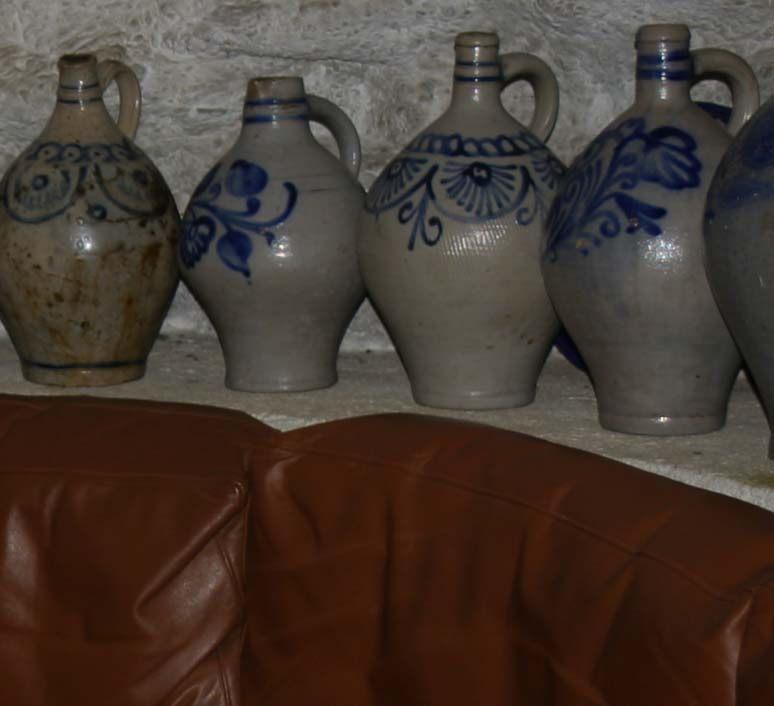
#> input picture data/flash_no_flash/cave01_00_flash.jpg, 774 x 706 px; the run also reads 1 picture not shown here
$ jupyter execute --allow-errors flash-no-flash_rep.ipynb   (shell and % lines are left out)   (older library calls are emulated)
#> lines starting #> are read from the running program, lines starting #| are printed output that depends on the picture; long printed decimals are rounded
### utils/common_utils.py
import torch
import torch.nn as nn
import torchvision
import sys

import numpy as np
from PIL import Image
import PIL
import numpy as np

import matplotlib.pyplot as plt

# [41 lines left out: functions crop_image, get_params, not called in this run]

def get_image_grid(images_np, nrow=8):
    '''Creates a grid from a list of images by concatenating them.'''
    images_torch = [torch.from_numpy(x) for x in images_np]
    torch_grid = torchvision.utils.make_grid(images_torch, nrow)

    return torch_grid.numpy()

def plot_image_grid(images_np, nrow =8, factor=1, interpolation='lanczos'):
    """Draws images in a grid

    Args:
        images_np: list of images, each image is np.array of size 3xHxW of 1xHxW
        nrow: how many images will be in one row
        factor: size if the plt.figure
        interpolation: interpolation used in plt.imshow
    """
    n_channels = max(x.shape[0] for x in images_np)
    assert (n_channels == 3) or (n_channels == 1), "images should have 1 or 3 channels"

    images_np = [x if (x.shape[0] == n_channels) else np.concatenate([x, x, x], axis=0) for x in images_np]

    grid = get_image_grid(images_np, nrow)

    plt.figure(figsize=(len(images_np) + factor, 12 + factor))

    if images_np[0].shape[0] == 1:
        plt.imshow(grid[0], cmap='gray', interpolation=interpolation)
    else:
        plt.imshow(grid.transpose(1, 2, 0), interpolation=interpolation)

    plt.show()

    return grid

def load(path):
    """Load PIL image."""
#> called with path = 'data/flash_no_flash/cave01_00_flash.jpg'
    img = Image.open(path)
#> img is the input picture: PIL image 774x706 RGB; mean R, G, B 69.4, 56.4, 48.1
    return img

def get_image(path, imsize=-1):
    """Load an image and resize to a cpecific size.

    Args:
        path: path to image
        imsize: tuple or scalar with dimensions; -1 for `no resize`
    """
    img = load(path)

    if isinstance(imsize, int):
        imsize = (imsize, imsize)

    if imsize[0]!= -1 and img.size != imsize:
        if imsize[0] > img.size[0]:
            img = img.resize(imsize, Image.BICUBIC)
        else:
            img = img.resize(imsize, Image.ANTIALIAS)

    img_np = pil_to_np(img)

    return img, img_np


# [36 lines left out: functions fill_noise, get_noise, not called in this run]

def pil_to_np(img_PIL):
    '''Converts image in PIL format to np.array.

    From W x H x C [0...255] to C x W x H [0..1]
    '''
    ar = np.array(img_PIL)

    if len(ar.shape) == 3:
        ar = ar.transpose(2,0,1)
    else:
        ar = ar[None, ...]

    return ar.astype(np.float32) / 255.

# [13 lines left out: function np_to_pil, not called in this run]

def np_to_torch(img_np):
    '''Converts image in numpy.array to torch.Tensor.

    From C x W x H [0..1] to  C x W x H [0..1]
    '''
    return torch.from_numpy(img_np)[None, :]

# [43 lines left out: functions torch_to_np, optimize, not called in this run]

### utils/sr_utils.py
from .common_utils import *

# [13 lines left out: function put_in_center, not called in this run]


def load_LR_HR_imgs_sr(fname, imsize, factor, enforse_div32=None):
    '''Loads an image, resizes it, center crops and downscales.

    Args:
        fname: path to the image
        imsize: new size for the image, -1 for no resizing
        factor: downscaling factor
        enforse_div32: if 'CROP' center crops an image, so that its dimensions are divisible by 32.
    '''
    img_orig_pil, img_orig_np = get_image(fname, -1)

    if imsize != -1:
        img_orig_pil, img_orig_np = get_image(fname, imsize)

    # For comparison with GT
    if enforse_div32 == 'CROP':
        new_size = (img_orig_pil.size[0] - img_orig_pil.size[0] % 32,
                    img_orig_pil.size[1] - img_orig_pil.size[1] % 32)
#> new_size = (768, 704)

        bbox = [
                (img_orig_pil.size[0] - new_size[0])/2,
                (img_orig_pil.size[1] - new_size[1])/2,
                (img_orig_pil.size[0] + new_size[0])/2,
                (img_orig_pil.size[1] + new_size[1])/2,
        ]
#> bbox = [3, 1, 771, 705]

        img_HR_pil = img_orig_pil.crop(bbox)
        img_HR_np = pil_to_np(img_HR_pil)
    else:
        img_HR_pil, img_HR_np = img_orig_pil, img_orig_np

    LR_size = [
               img_HR_pil.size[0] // factor,
               img_HR_pil.size[1] // factor
    ]
#> LR_size = [768, 704]

    img_LR_pil = img_HR_pil.resize(LR_size, Image.ANTIALIAS)
    img_LR_np = pil_to_np(img_LR_pil)

    print('HR and LR resolutions: %s, %s' % (str(img_HR_pil.size), str (img_LR_pil.size)))
#| HR and LR resolutions: (768, 704), (768, 704)

    return {
                'orig_pil': img_orig_pil,
                'orig_np':  img_orig_np,
                'LR_pil':  img_LR_pil,
                'LR_np': img_LR_np,
                'HR_pil':  img_HR_pil,
                'HR_np': img_HR_np
           }


# [26 lines left out: functions get_baselines, tv_loss, not called in this run]

### models/skip.py
import torch
import torch.nn as nn
from .common import *

def skip(
        num_input_channels=2, num_output_channels=3,
        num_channels_down=[16, 32, 64, 128, 128], num_channels_up=[16, 32, 64, 128, 128], num_channels_skip=[4, 4, 4, 4, 4],
        filter_size_down=3, filter_size_up=3, filter_skip_size=1,
        need_sigmoid=True, need_bias=True,
        pad='zero', upsample_mode='nearest', downsample_mode='stride', act_fun='LeakyReLU',
        need1x1_up=True):
    """Assembles encoder-decoder with skip connections.

    Arguments:
        act_fun: Either string 'LeakyReLU|Swish|ELU|none' or module (e.g. nn.ReLU)
        pad (string): zero|reflection (default: 'zero')
        upsample_mode (string): 'nearest|bilinear' (default: 'nearest')
        downsample_mode (string): 'stride|avg|max|lanczos2' (default: 'stride')

    """
    assert len(num_channels_down) == len(num_channels_up) == len(num_channels_skip)

    n_scales = len(num_channels_down)

    if not (isinstance(upsample_mode, list) or isinstance(upsample_mode, tuple)) :
        upsample_mode   = [upsample_mode]*n_scales

    if not (isinstance(downsample_mode, list)or isinstance(downsample_mode, tuple)):
        downsample_mode   = [downsample_mode]*n_scales

    if not (isinstance(filter_size_down, list) or isinstance(filter_size_down, tuple)) :
        filter_size_down   = [filter_size_down]*n_scales

    if not (isinstance(filter_size_up, list) or isinstance(filter_size_up, tuple)) :
        filter_size_up   = [filter_size_up]*n_scales

    last_scale = n_scales - 1

    cur_depth = None

    model = nn.Sequential()
    model_tmp = model

    input_depth = num_input_channels
    for i in range(len(num_channels_down)):

        deeper = nn.Sequential()
        skip = nn.Sequential()

        if num_channels_skip[i] != 0:
            model_tmp.add(Concat(1, skip, deeper))
        else:
            model_tmp.add(deeper)

        model_tmp.add(bn(num_channels_skip[i] + (num_channels_up[i + 1] if i < last_scale else num_channels_down[i])))

        if num_channels_skip[i] != 0:
            skip.add(conv(input_depth, num_channels_skip[i], filter_skip_size, bias=need_bias, pad=pad))
            skip.add(bn(num_channels_skip[i]))
            skip.add(act(act_fun))

        # skip.add(Concat(2, GenNoise(nums_noise[i]), skip_part))

        deeper.add(conv(input_depth, num_channels_down[i], filter_size_down[i], 2, bias=need_bias, pad=pad, downsample_mode=downsample_mode[i]))
        deeper.add(bn(num_channels_down[i]))
        deeper.add(act(act_fun))

        deeper.add(conv(num_channels_down[i], num_channels_down[i], filter_size_down[i], bias=need_bias, pad=pad))
        deeper.add(bn(num_channels_down[i]))
        deeper.add(act(act_fun))

        deeper_main = nn.Sequential()

        if i == len(num_channels_down) - 1:
            # The deepest
            k = num_channels_down[i]
        else:
            deeper.add(deeper_main)
            k = num_channels_up[i + 1]

        deeper.add(nn.Upsample(scale_factor=2, mode=upsample_mode[i]))

        model_tmp.add(conv(num_channels_skip[i] + k, num_channels_up[i], filter_size_up[i], 1, bias=need_bias, pad=pad))
        model_tmp.add(bn(num_channels_up[i]))
        model_tmp.add(act(act_fun))


        if need1x1_up:
            model_tmp.add(conv(num_channels_up[i], num_channels_up[i], 1, bias=need_bias, pad=pad))
            model_tmp.add(bn(num_channels_up[i]))
            model_tmp.add(act(act_fun))

        input_depth = num_channels_down[i]
        model_tmp = deeper_main

    model.add(conv(num_channels_up[0], num_output_channels, 1, bias=need_bias, pad=pad))
    if need_sigmoid:
        model.add(nn.Sigmoid())

    return model

### flash-no-flash_rep.ipynb
Code for **"Flash/No Flash"** figure.

[cell 1]
#!git clone https://github.com/DmitryUlyanov/deep-image-prior.git
# Citation: This codes is a replication from the Deep Image Prior paper code
'''
@article{UlyanovVL17,
    author    = {Ulyanov, Dmitry and Vedaldi, Andrea and Lempitsky, Victor},
    title     = {Deep Image Prior},
    journal   = {arXiv:1711.10925},
    year      = {2017}
}
'''

[cell 2]
from google.colab import drive
drive.mount('/content/drive')

[cell 3]
import os
# If run from on a separate drive directory
os.chdir('/content/drive/My Drive/Group60_Reproducibility_project_code-master')

# If run from the Deep learning reproducibility project drive directory
# os.chdir('/content/drive/My Drive/Deep learning reproducibility project/Group60_Reproducibility_project_code')

# Import libs

[cell 4]
from __future__ import print_function
import matplotlib.pyplot as plt

import os
#os.environ['CUDA_VISIBLE_DEVICES'] = '3'

import numpy as np
from models import *

import torch
import torch.optim

from utils.denoising_utils import *
from utils.sr_utils import load_LR_HR_imgs_sr
torch.backends.cudnn.enabled = True
torch.backends.cudnn.benchmark =True
dtype = torch.cuda.FloatTensor

imsize =-1
PLOT = True

# Load image

[cell 5]
imgs = load_LR_HR_imgs_sr('data/flash_no_flash/cave01_00_flash.jpg', -1, 1, enforse_div32='CROP')
#> imgs = 6 items
img_flash = load_LR_HR_imgs_sr('data/flash_no_flash/cave01_00_flash.jpg', -1, 1, enforse_div32='CROP')['HR_pil']
#| HR and LR resolutions: (768, 704), (768, 704)
img_flash_np = pil_to_np(img_flash)

img_noflash = load_LR_HR_imgs_sr('data/flash_no_flash/cave01_01_noflash.jpg', -1, 1, enforse_div32='CROP')['HR_pil']
#> call 3 of load_LR_HR_imgs_sr, with imsize = -1, factor = 1, enforse_div32 = 'CROP'
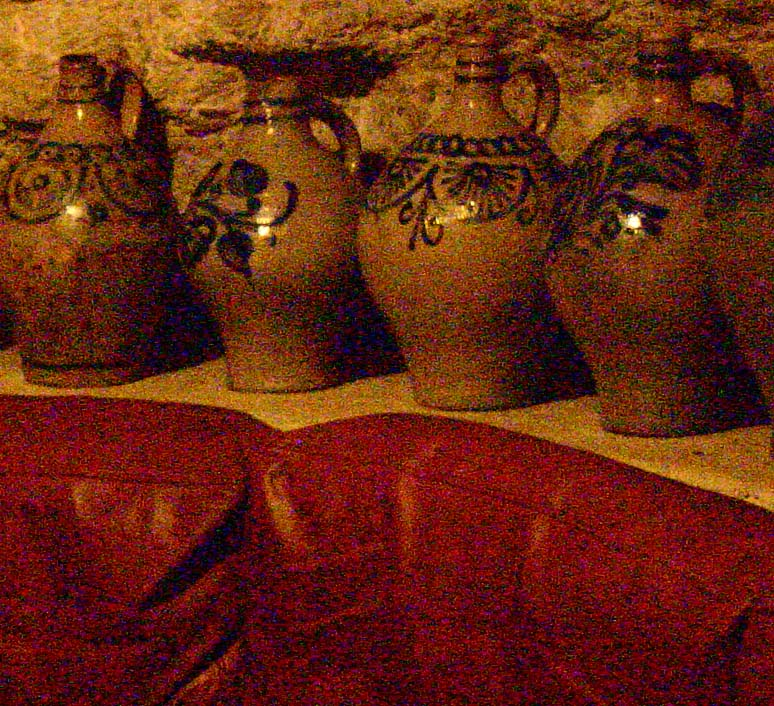
#> input picture data/flash_no_flash/cave01_01_noflash.jpg, 774 x 706 px
#> in load, img is the input picture: PIL image 774x706 RGB; mean R, G, B 101.1, 38.2, 17.8
#> in load_LR_HR_imgs_sr (call 3), `img_HR_pil = img_orig_pil.crop(bbox)`:
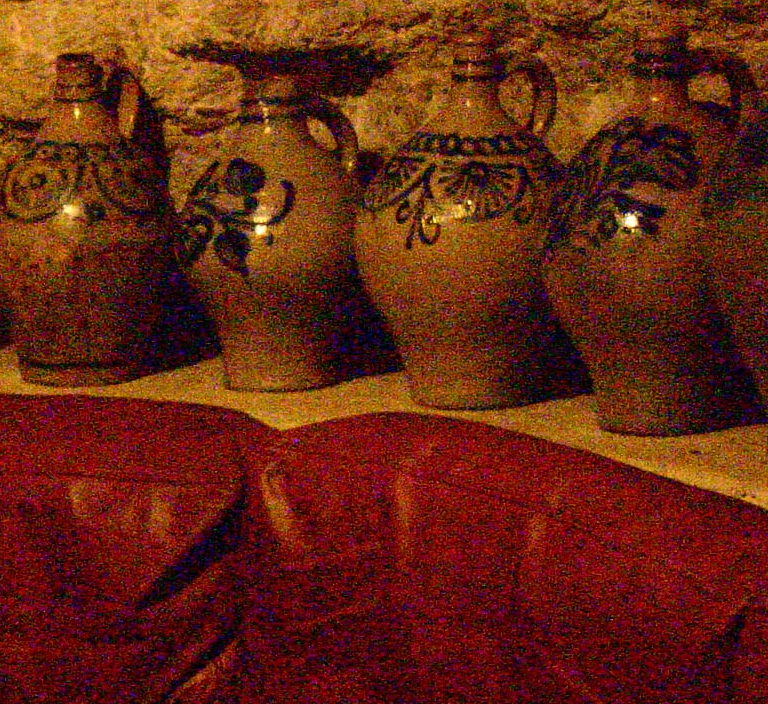
#> img_HR_pil: PIL image 768x704 RGB; mean R, G, B 101, 38.2, 17.8
#| HR and LR resolutions: (768, 704), (768, 704)
img_noflash_np = pil_to_np(img_noflash)

#> (the rest of this cell did not finish here and is left out)

#> in plot_image_grid, `n_channels = max(x.shape[0] for x in images_np)`: n_channels = 3
#> in plot_image_grid, `images_np = [x if (x.shape[0] == n_channels) else np.concatenate([x, x..`: images_np = 2 items

[cell 6]
# ## SAVE Corrupted IMAGE
# from PIL import Image
# img_noflash.save('Good_images/005')

# Setup

[cell 7]
pad = 'reflection'
OPT_OVER = 'net'

num_iter = 3001 # original 601
LR = 0.1
OPTIMIZER = 'adam'
reg_noise_std = 0.0
show_every = 50
figsize = 6

# We will use flash image as input
input_depth = 3
#> (the rest of this cell did not finish here and is left out)

#> (a cell that did not finish here is left out)


mse = torch.nn.MSELoss().type(dtype)

img_flash_var = np_to_torch(img_flash_np).type(dtype)
img_noflash_var = np_to_torch(img_noflash_np).type(dtype)

# Optimize

#> (a cell that did not finish here is left out)

Sometimes the process stucks at reddish image, just run the code from the top one more time.

#> (a cell that did not finish here is left out)

[cell 11]
# ## SAVE IMAGE
# from torchvision.utils import save_image
# A = net(net_input)[0]
# save_image(A, 'Results/006')

[cell 12]
# Image path of to be compared images (PSNR)
import math
import cv2


# Flash no Flash restoration
No_flash_path = 'Good_images/No-Flash_original_noisy.png'
Flash_path = 'data/flash_no_flash/cave01_00_flash.jpg'
restored_path = 'Results/Flash-no_Flash_restored.png'

[cell 13]
# Load Image to compute psnr
noflash = cv2.imread(No_flash_path)
flash = cv2.imread(Flash_path)
restored = cv2.imread(restored_path)
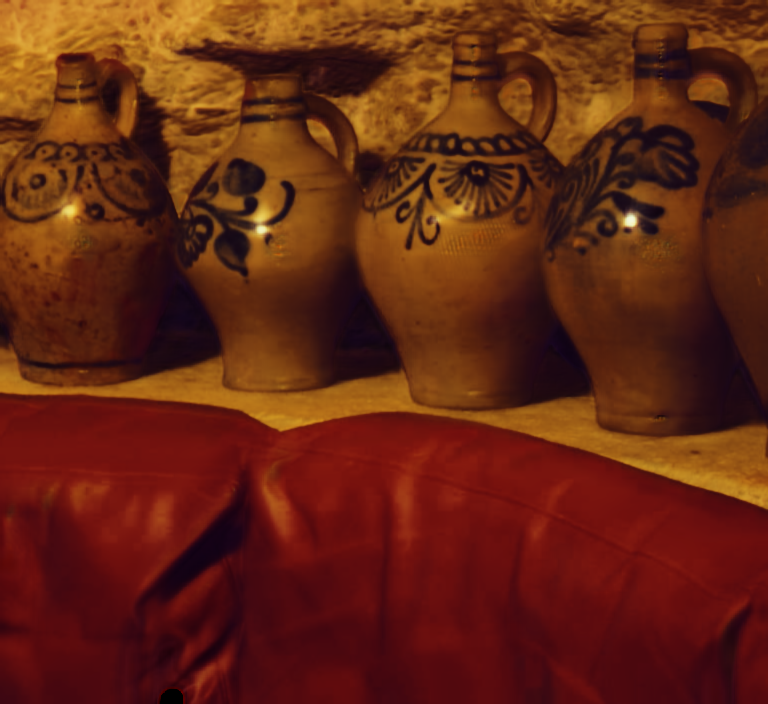
#> input picture Results/Flash-no_Flash_restored.png, 768 x 704 px
#> restored is the input picture: shape (704, 768, 3); mean B, G, R 17.9, 38.1, 100.6

[cell 14]
# Compute PSNR
def psnr(img1, img2):
    mse = np.mean( (img1 - img2) ** 2 )
#> mse = 89.65
    if mse == 0:
      return "Same Image"
    PIXEL_MAX = 255.0
    return 20 * math.log10(PIXEL_MAX / math.sqrt(mse))

d=psnr(restored,noflash)
#> d = 28.61
print('The Peak Signal to Noise Ratio is: %f' % (d))
#| The Peak Signal to Noise Ratio is: 28.605
